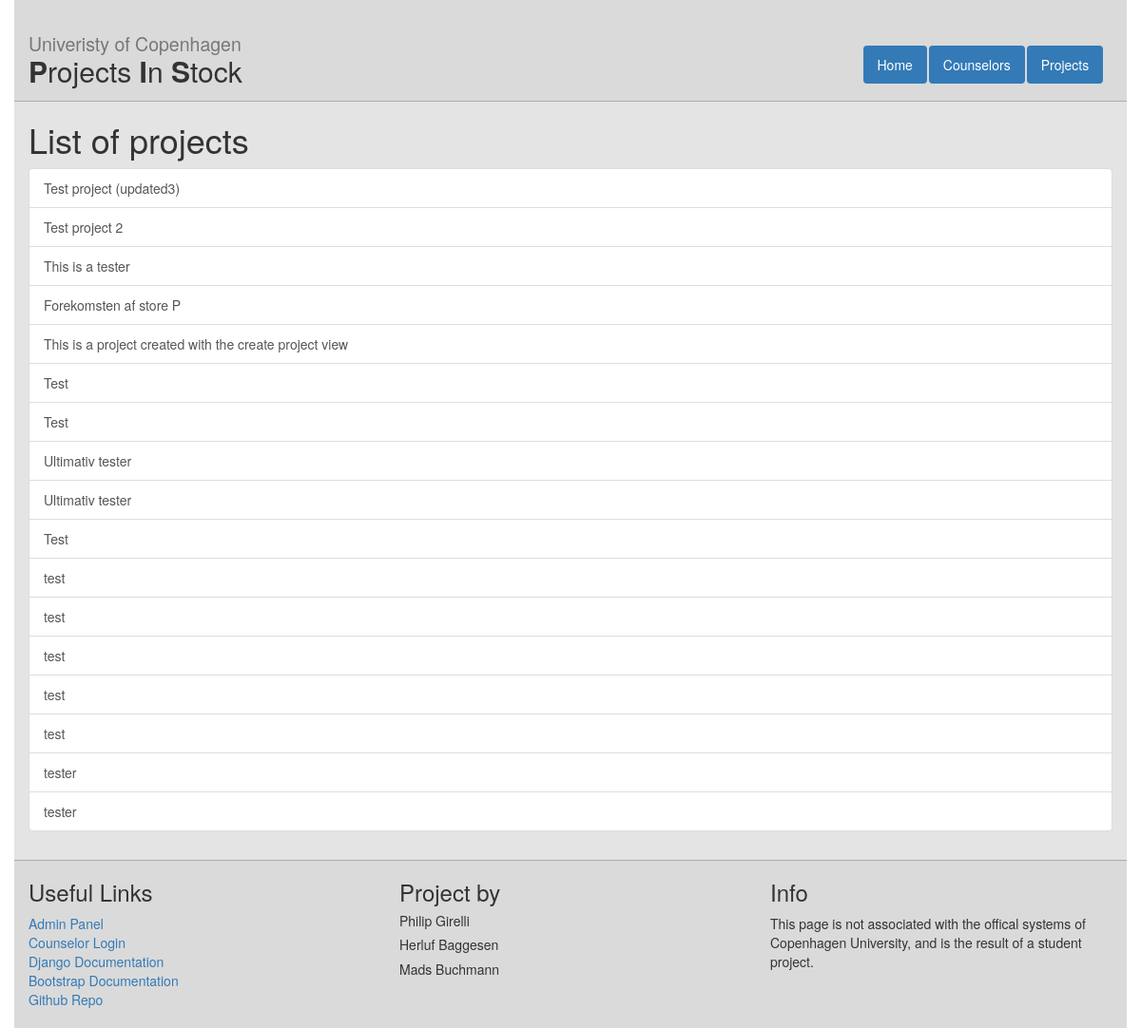
Before: /projects with the older database file.
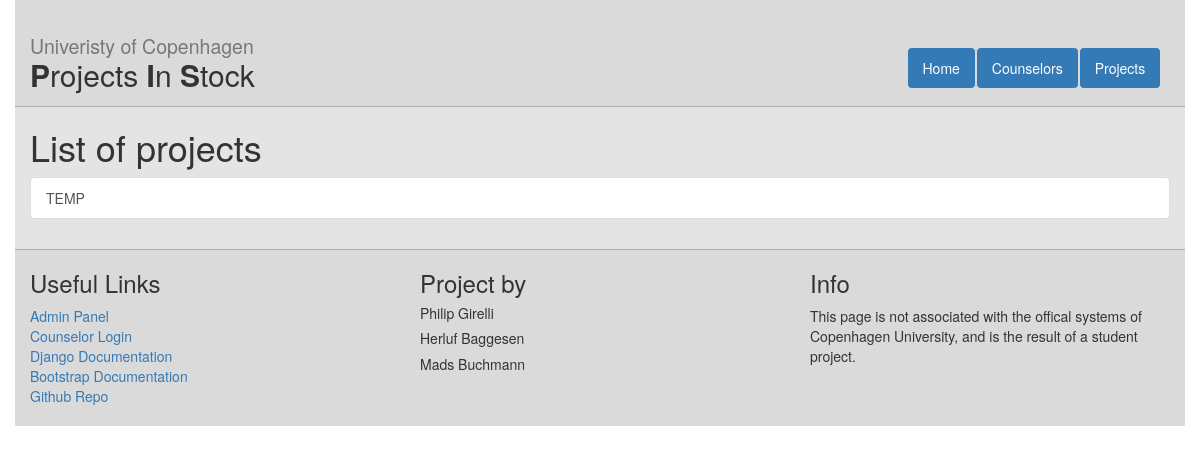
After: the same page with the newer database file.
### web/models.py (models this page shows, shortened)
class Project(models.Model):
    title = models.CharField(max_length = 120) #120 is up for discussion
    description = models.TextField()
    timestamp = models.DateTimeField(auto_now = False, auto_now_add = True)
    degree_choices = (('BSc','Bachelor'),('MS','Masters'))
    degree = models.CharField(max_length = 5, choices = degree_choices, default='BSc')
    topic = models.CharField(max_length = 120) #120 is up for discussion

### web/views.py (the view)
# urls.py: url(r'^projects$', views.project_list, name="project_list"),
def project_list(request):
    projects = Project.objects.all()
    context = {
        "project_list":projects,
        }
    return render(request,"web/project_list.html", context)

### web/templates/web/project_list.html
{%extends "web/master.html" %}
{% block content%}
  <h1>List of projects</h1>
  <div class="list-group">
    {% for prj in project_list %}
    <a class="list-group-item" href="{% url 'project_detail' prj.id %}">{{prj.title}}</a>
    {% endfor %}
  </div>
{%endblock%}

Changed rows visible on the page:
removed Project: title "Test project (updated3)"
removed Project: title "Test project 2"
removed Project: title "This is a tester"
removed Project: title "Forekomsten af store P"
removed Project: title "This is a project created with the create project view"
removed Project: title "Test"
removed Project: title "Test"
removed Project: title "Ultimativ tester"
removed Project: title "Ultimativ tester"
removed Project: title "Test"
removed Project: title "test"
removed Project: title "test"
removed Project: title "test"
removed Project: title "test"
removed Project: title "test"
removed Project: title "tester"
removed Project: title "tester"
added Project: title "TEMP"
